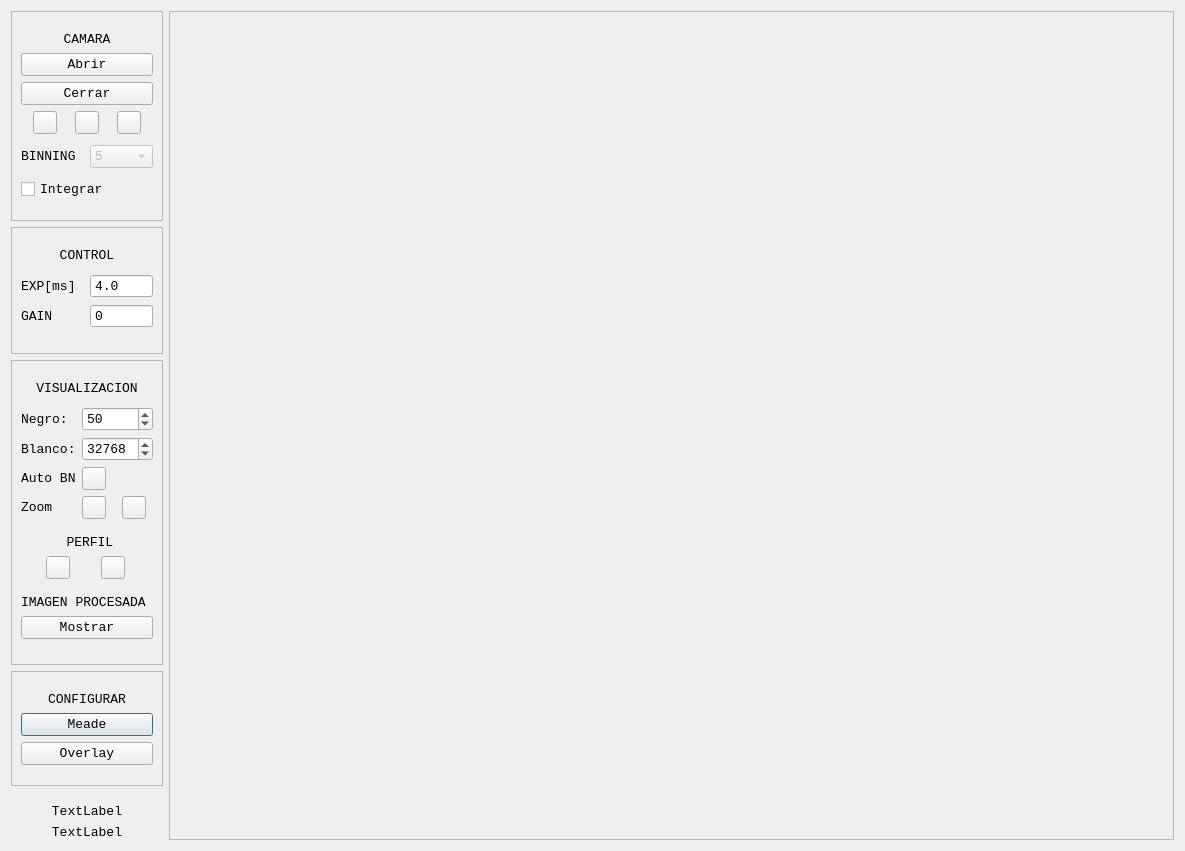
<?xml version="1.0" encoding="UTF-8"?>
<ui version="4.0">
 <class>FMain</class>
 <widget class="QDialog" name="FMain">
  <property name="geometry">
   <rect>
    <x>0</x>
    <y>0</y>
    <width>1185</width>
    <height>802</height>
   </rect>
  </property>
  <property name="font">
   <font>
    <family>Consolas</family>
    <pointsize>10</pointsize>
   </font>
  </property>
  <property name="focusPolicy">
   <enum>Qt::ClickFocus</enum>
  </property>
  <property name="windowTitle">
   <string>FASS</string>
  </property>
  <layout class="QGridLayout" name="gridLayout">
   <item row="3" column="0">
    <widget class="QFrame" name="frame_6">
     <property name="frameShape">
      <enum>QFrame::StyledPanel</enum>
     </property>
     <property name="frameShadow">
      <enum>QFrame::Sunken</enum>
     </property>
     <layout class="QVBoxLayout" name="verticalLayout_6">
      <property name="topMargin">
       <number>20</number>
      </property>
      <property name="bottomMargin">
       <number>20</number>
      </property>
      <item>
       <widget class="QLabel" name="label_6">
        <property name="text">
         <string>CONFIGURAR</string>
        </property>
        <property name="alignment">
         <set>Qt::AlignCenter</set>
        </property>
       </widget>
      </item>
      <item>
       <widget class="QPushButton" name="btnMeade">
        <property name="text">
         <string>Meade</string>
        </property>
       </widget>
      </item>
      <item>
       <widget class="QPushButton" name="btnOverlayCfg">
        <property name="text">
         <string>Overlay</string>
        </property>
       </widget>
      </item>
     </layout>
    </widget>
   </item>
   <item row="1" column="0">
    <widget class="QFrame" name="frame_7">
     <property name="frameShape">
      <enum>QFrame::StyledPanel</enum>
     </property>
     <property name="frameShadow">
      <enum>QFrame::Sunken</enum>
     </property>
     <layout class="QVBoxLayout" name="verticalLayout_7">
      <property name="topMargin">
       <number>20</number>
      </property>
      <property name="bottomMargin">
       <number>20</number>
      </property>
      <item>
       <widget class="QLabel" name="label">
        <property name="text">
         <string>CONTROL</string>
        </property>
        <property name="alignment">
         <set>Qt::AlignCenter</set>
        </property>
       </widget>
      </item>
      <item>
       <layout class="QGridLayout" name="gridLayout_3">
        <property name="topMargin">
         <number>5</number>
        </property>
        <property name="bottomMargin">
         <number>5</number>
        </property>
        <item row="0" column="1">
         <widget class="QDoubleSpinBox" name="edtExposure">
          <property name="buttonSymbols">
           <enum>QAbstractSpinBox::NoButtons</enum>
          </property>
          <property name="decimals">
           <number>1</number>
          </property>
          <property name="minimum">
           <double>0.100000000000000</double>
          </property>
          <property name="stepType">
           <enum>QAbstractSpinBox::AdaptiveDecimalStepType</enum>
          </property>
          <property name="value">
           <double>4.000000000000000</double>
          </property>
         </widget>
        </item>
        <item row="1" column="1">
         <widget class="QSpinBox" name="edtGain">
          <property name="buttonSymbols">
           <enum>QAbstractSpinBox::NoButtons</enum>
          </property>
          <property name="maximum">
           <number>600</number>
          </property>
          <property name="singleStep">
           <number>10</number>
          </property>
         </widget>
        </item>
        <item row="0" column="0">
         <widget class="QLabel" name="label_2">
          <property name="text">
           <string>EXP[ms]</string>
          </property>
         </widget>
        </item>
        <item row="1" column="0">
         <widget class="QLabel" name="label_11">
          <property name="text">
           <string>GAIN</string>
          </property>
         </widget>
        </item>
       </layout>
      </item>
     </layout>
    </widget>
   </item>
   <item row="8" column="0">
    <spacer name="verticalSpacer">
     <property name="orientation">
      <enum>Qt::Vertical</enum>
     </property>
     <property name="sizeHint" stdset="0">
      <size>
       <width>20</width>
       <height>40</height>
      </size>
     </property>
    </spacer>
   </item>
   <item row="0" column="1" rowspan="9">
    <widget class="QFrame" name="frame_2">
     <property name="frameShape">
      <enum>QFrame::StyledPanel</enum>
     </property>
     <property name="frameShadow">
      <enum>QFrame::Sunken</enum>
     </property>
     <layout class="QVBoxLayout" name="verticalLayout">
      <item>
       <widget class="QScrollArea" name="scrArea">
        <property name="frameShape">
         <enum>QFrame::NoFrame</enum>
        </property>
        <property name="widgetResizable">
         <bool>false</bool>
        </property>
        <widget class="QWidget" name="scrollAreaWidgetContents">
         <property name="geometry">
          <rect>
           <x>0</x>
           <y>0</y>
           <width>569</width>
           <height>273</height>
          </rect>
         </property>
        </widget>
       </widget>
      </item>
     </layout>
    </widget>
   </item>
   <item row="6" column="0">
    <widget class="QLabel" name="txtFPS">
     <property name="text">
      <string>TextLabel</string>
     </property>
     <property name="alignment">
      <set>Qt::AlignCenter</set>
     </property>
    </widget>
   </item>
   <item row="0" column="0">
    <widget class="QFrame" name="frame_4">
     <property name="frameShape">
      <enum>QFrame::StyledPanel</enum>
     </property>
     <property name="frameShadow">
      <enum>QFrame::Sunken</enum>
     </property>
     <layout class="QVBoxLayout" name="verticalLayout_4">
      <property name="topMargin">
       <number>20</number>
      </property>
      <property name="bottomMargin">
       <number>20</number>
      </property>
      <item>
       <widget class="QLabel" name="label_5">
        <property name="text">
         <string>CAMARA</string>
        </property>
        <property name="alignment">
         <set>Qt::AlignCenter</set>
        </property>
       </widget>
      </item>
      <item>
       <widget class="QPushButton" name="btnAbrir">
        <property name="text">
         <string>Abrir</string>
        </property>
       </widget>
      </item>
      <item>
       <widget class="QPushButton" name="btnCerrar">
        <property name="text">
         <string>Cerrar</string>
        </property>
       </widget>
      </item>
      <item>
       <layout class="QHBoxLayout" name="horizontalLayout_3">
        <item>
         <widget class="QToolButton" name="btnPlay">
          <property name="toolTip">
           <string>Previsualizar</string>
          </property>
          <property name="text">
           <string/>
          </property>
          <property name="icon">
           <iconset resource="rc.qrc">
            <normaloff>:/imagenes/play.png</normaloff>:/imagenes/play.png</iconset>
          </property>
         </widget>
        </item>
        <item>
         <widget class="QToolButton" name="btnStop">
          <property name="toolTip">
           <string>Detener</string>
          </property>
          <property name="text">
           <string/>
          </property>
          <property name="icon">
           <iconset resource="rc.qrc">
            <normaloff>:/imagenes/stop.png</normaloff>:/imagenes/stop.png</iconset>
          </property>
         </widget>
        </item>
        <item>
         <widget class="QToolButton" name="btnRec">
          <property name="toolTip">
           <string>Guardar</string>
          </property>
          <property name="text">
           <string/>
          </property>
          <property name="icon">
           <iconset resource="rc.qrc">
            <normaloff>:/imagenes/rec.png</normaloff>:/imagenes/rec.png</iconset>
          </property>
         </widget>
        </item>
       </layout>
      </item>
      <item>
       <layout class="QHBoxLayout" name="horizontalLayout">
        <property name="topMargin">
         <number>5</number>
        </property>
        <property name="bottomMargin">
         <number>5</number>
        </property>
        <item>
         <widget class="QLabel" name="label_15">
          <property name="text">
           <string>BINNING</string>
          </property>
         </widget>
        </item>
        <item>
         <widget class="QComboBox" name="cmbBin">
          <property name="enabled">
           <bool>false</bool>
          </property>
          <item>
           <property name="text">
            <string>5</string>
           </property>
          </item>
         </widget>
        </item>
       </layout>
      </item>
      <item>
       <widget class="QCheckBox" name="chkIntegra">
        <property name="text">
         <string>Integrar</string>
        </property>
       </widget>
      </item>
     </layout>
    </widget>
   </item>
   <item row="2" column="0">
    <widget class="QFrame" name="frame">
     <property name="frameShape">
      <enum>QFrame::StyledPanel</enum>
     </property>
     <property name="frameShadow">
      <enum>QFrame::Sunken</enum>
     </property>
     <layout class="QVBoxLayout" name="verticalLayout_3">
      <property name="topMargin">
       <number>20</number>
      </property>
      <property name="bottomMargin">
       <number>20</number>
      </property>
      <item>
       <widget class="QLabel" name="label_8">
        <property name="text">
         <string>VISUALIZACION</string>
        </property>
        <property name="alignment">
         <set>Qt::AlignCenter</set>
        </property>
       </widget>
      </item>
      <item>
       <layout class="QGridLayout" name="gridLayout_2">
        <property name="topMargin">
         <number>5</number>
        </property>
        <property name="bottomMargin">
         <number>5</number>
        </property>
        <item row="3" column="1">
         <widget class="QToolButton" name="btnZoomMenos">
          <property name="text">
           <string/>
          </property>
          <property name="icon">
           <iconset resource="rc.qrc">
            <normaloff>:/imagenes/zoom_menos.png</normaloff>:/imagenes/zoom_menos.png</iconset>
          </property>
         </widget>
        </item>
        <item row="2" column="1">
         <widget class="QToolButton" name="btnBlancoAuto">
          <property name="toolTip">
           <string>Auto</string>
          </property>
          <property name="text">
           <string/>
          </property>
          <property name="icon">
           <iconset resource="rc.qrc">
            <normaloff>:/imagenes/Magic-512.png</normaloff>:/imagenes/Magic-512.png</iconset>
          </property>
         </widget>
        </item>
        <item row="1" column="0">
         <widget class="QLabel" name="label_3">
          <property name="sizePolicy">
           <sizepolicy hsizetype="Maximum" vsizetype="Preferred">
            <horstretch>0</horstretch>
            <verstretch>0</verstretch>
           </sizepolicy>
          </property>
          <property name="text">
           <string>Blanco:</string>
          </property>
         </widget>
        </item>
        <item row="2" column="0">
         <widget class="QLabel" name="label_9">
          <property name="text">
           <string>Auto BN</string>
          </property>
         </widget>
        </item>
        <item row="3" column="0">
         <widget class="QLabel" name="label_10">
          <property name="text">
           <string>Zoom</string>
          </property>
         </widget>
        </item>
        <item row="0" column="0">
         <widget class="QLabel" name="label_7">
          <property name="text">
           <string>Negro:</string>
          </property>
         </widget>
        </item>
        <item row="3" column="2">
         <widget class="QToolButton" name="btnZoomMas">
          <property name="text">
           <string/>
          </property>
          <property name="icon">
           <iconset resource="rc.qrc">
            <normaloff>:/imagenes/zoom_mas.png</normaloff>:/imagenes/zoom_mas.png</iconset>
          </property>
         </widget>
        </item>
        <item row="1" column="1" colspan="2">
         <widget class="QSpinBox" name="edtBlanco">
          <property name="minimum">
           <number>10</number>
          </property>
          <property name="maximum">
           <number>65535</number>
          </property>
          <property name="singleStep">
           <number>100</number>
          </property>
          <property name="value">
           <number>32768</number>
          </property>
         </widget>
        </item>
        <item row="0" column="1" colspan="2">
         <widget class="QSpinBox" name="edtNegro">
          <property name="maximum">
           <number>200</number>
          </property>
          <property name="singleStep">
           <number>20</number>
          </property>
          <property name="value">
           <number>50</number>
          </property>
         </widget>
        </item>
       </layout>
      </item>
      <item>
       <layout class="QGridLayout" name="gridLayout_4">
        <property name="topMargin">
         <number>5</number>
        </property>
        <property name="bottomMargin">
         <number>5</number>
        </property>
        <item row="1" column="1">
         <widget class="QToolButton" name="btnCutY">
          <property name="toolTip">
           <string>Corte en Y</string>
          </property>
          <property name="text">
           <string/>
          </property>
          <property name="icon">
           <iconset resource="rc.qrc">
            <normaloff>:/imagenes/cut_y.png</normaloff>:/imagenes/cut_y.png</iconset>
          </property>
         </widget>
        </item>
        <item row="1" column="0">
         <widget class="QToolButton" name="btnCutX">
          <property name="toolTip">
           <string>Corte en X</string>
          </property>
          <property name="text">
           <string/>
          </property>
          <property name="icon">
           <iconset resource="rc.qrc">
            <normaloff>:/imagenes/cut_x.png</normaloff>:/imagenes/cut_x.png</iconset>
          </property>
         </widget>
        </item>
        <item row="0" column="0" colspan="2">
         <widget class="QLabel" name="label_4">
          <property name="text">
           <string> PERFIL</string>
          </property>
          <property name="alignment">
           <set>Qt::AlignCenter</set>
          </property>
         </widget>
        </item>
       </layout>
      </item>
      <item>
       <layout class="QGridLayout" name="gridLayout_5">
        <property name="topMargin">
         <number>5</number>
        </property>
        <property name="bottomMargin">
         <number>5</number>
        </property>
        <item row="0" column="0">
         <widget class="QLabel" name="label_12">
          <property name="text">
           <string>IMAGEN PROCESADA</string>
          </property>
         </widget>
        </item>
        <item row="1" column="0">
         <widget class="QPushButton" name="btnImgProc">
          <property name="text">
           <string>Mostrar</string>
          </property>
         </widget>
        </item>
       </layout>
      </item>
     </layout>
    </widget>
   </item>
   <item row="7" column="0">
    <widget class="QLabel" name="txtCursor">
     <property name="text">
      <string>TextLabel</string>
     </property>
     <property name="alignment">
      <set>Qt::AlignCenter</set>
     </property>
    </widget>
   </item>
  </layout>
 </widget>
 <resources>
  <include location="rc.qrc"/>
 </resources>
 <connections/>
</ui>
